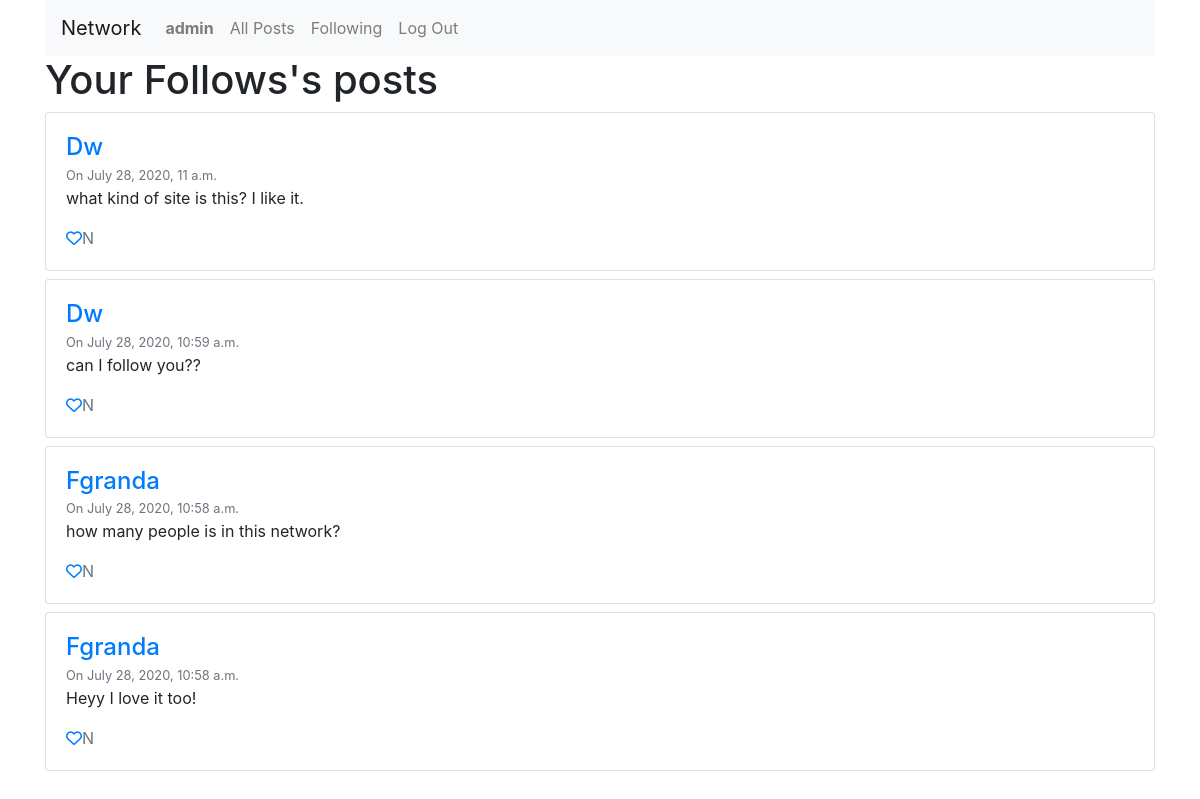
Before: /following/admin (signed in) with the older database file.
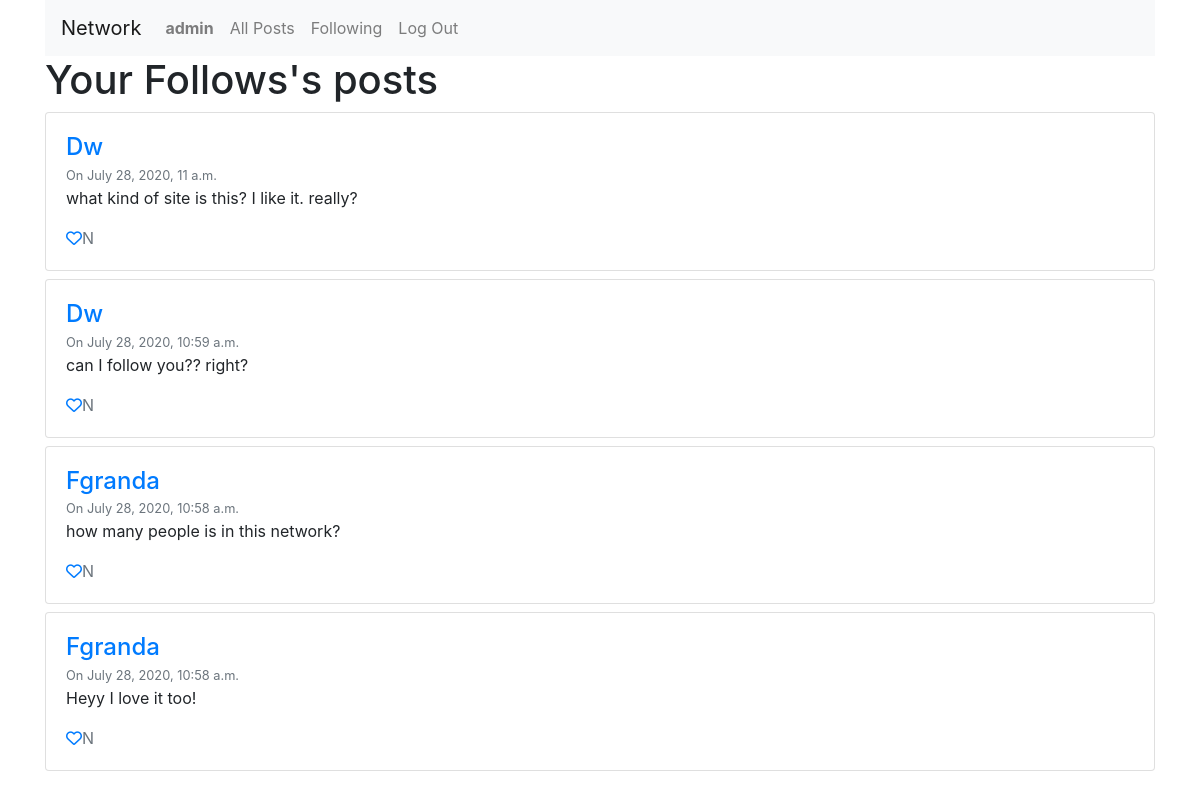
After: the same page with the newer database file.
### network/models.py (models this page shows)
class Npost(models.Model):
    author = models.ForeignKey(User, on_delete=models.CASCADE, related_name='author')
    post = models.CharField(max_length=280)
    timest = models.DateTimeField(auto_now_add=True)
    def __str__(self):
        return f"id: {self.id}, Author: {self.author}, Post: {self.post}, Timestamp: {self.timest}"

class User(AbstractUser):
    pass

### network/views.py (the view)
# urls.py: path("following/<str:user_name>", views.following, name="following_"),
def following(request, user_name ):
    if request.user.is_authenticated:
        following_list = []
        user_obj = User.objects.get(username=user_name)
        follows = Follow.objects.filter(follower=user_obj)
        for i in follows:
            for e in i.follow_to.all():
                fll = str(e.username)
                following_list.append(fll)
        following_count = len(following_list)
        usr_to_show = []
        for o in following_list:
            usr_obj = User.objects.get(username=o)
            usr_to_show.append(usr_obj)
        post_list_byuser = Npost.objects.filter(author__in=usr_to_show).order_by('-id')
        print(post_list_byuser)
        paginator = Paginator(post_list_byuser, 10)
        page_number = request.GET.get('page')
        page_obj = paginator.get_page(page_number)
        return render(request, 'network/following.html', {'page_obj': page_obj, 'profile': user_obj})
    else:
        return HttpResponseRedirect(reverse('login'))

### network/templates/network/following.html (shortened to what this page needs)
{% extends 'network/layout.html' %}
{% block body %}
<h1>Your Follows's posts</h1>
{% for post in page_obj %}
<div class="card mt-2 mb-2">
  <div class="card-body">
    <h4 class="pb-0 mb-0 text-capitalize"><a href="{% url 'user' post.author %}">{{post.author}}</a></h4>
    <small class="card-subtitle mb-2 text-muted ">On {{post.timest}}</small>
    <p class="card-text">{{post.post}}</p>
    {% if user.is_authenticated %}
    <a href="" class="likebutton" data-postid ='{{post.id}}' data-liker='{{user}}' ><i class="far fa-heart"></i></a><span class="likesCount text-muted">N</span>
    {% else %}
    <a href="{% url 'login' %}" class="likebutton" data-postid ='{{post.id}}'  ><i class="far fa-heart"></i></a><span class="likesCount text-muted">N</span>
    {% endif %}
  </div>
</div>
{% empty %}
You are not following anybody.
{% endfor %}
<div class="pagination">
</div>
{% endblock %}

Changed rows visible on the page:
changed Npost: post "what kind of site is this? I like it." → "what kind of site is this? I like it. really?"
changed Npost: post "can I follow you??" → "can I follow you?? right?"
